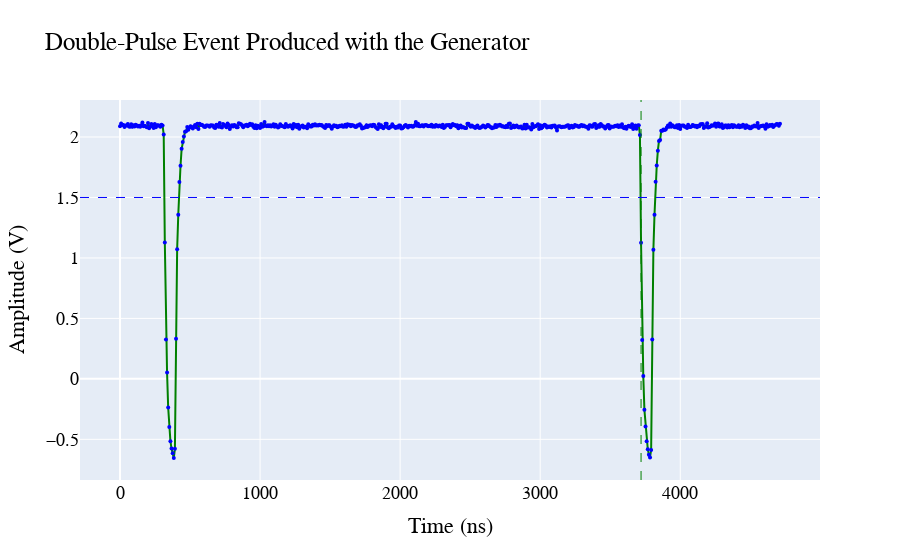

Notebook code for this chart:
### Markdown cell above
## Here we replot the same data using Plotly

### Code cell
import plotly
from plotly.offline import iplot, init_notebook_mode
init_notebook_mode(connected = True)
import plotly.graph_objs as go
fig = go.Figure()
fig.add_trace(go.Scatter(x=x, y=y,mode='lines+markers',
    line=dict(color="green",  width=2),
    marker=dict(color="blue", size=4)))
fig.update_layout(
    title="Double-Pulse Event Produced with the Generator",
    xaxis_title="Time (ns)",
    yaxis_title="Amplitude (V)",
    font=dict(
        family="Courier New, monospace",
        size=18,
        color="Black"))
fig.add_vline(x=(DT_BETWEEN_PULSES+40)*8, line_width=1, line_dash="dash", line_color="green")
fig.add_hline(y=TRESHOLD_VOLT, line_width=1, line_dash="dash", line_color="blue")

fig.show()

### Figure 1 — Plotly figure (JSON) as saved in the notebook; plotly's stock layout.template omitted (floating-point values rounded to 4 significant figures; data arrays with more than 128 entries replaced by an {"elided": "..."} marker saying what was removed)
{"data": [{"line": {"color": "green", "width": 2}, "marker": {"color": "blue", "size": 4}, "mode": "lines+markers", "type": "scatter", "x": {"elided": "590 int values"}, "y": {"elided": "590 float values"}}], "layout": {"font": {"color": "Black", "family": "Courier New, monospace", "size": 18}, "shapes": [{"line": {"color": "green", "dash": "dash", "width": 1}, "type": "line", "x0": 3720, "x1": 3720, "xref": "x", "y0": 0, "y1": 1, "yref": "y domain"}, {"line": {"color": "blue", "dash": "dash", "width": 1}, "type": "line", "x0": 0, "x1": 1, "xref": "x domain", "y0": 1.5, "y1": 1.5, "yref": "y"}], "title": {"text": "Double-Pulse Event Produced with the Generator"}, "xaxis": {"title": {"text": "Time (ns)"}}, "yaxis": {"title": {"text": "Amplitude (V)"}}}}
